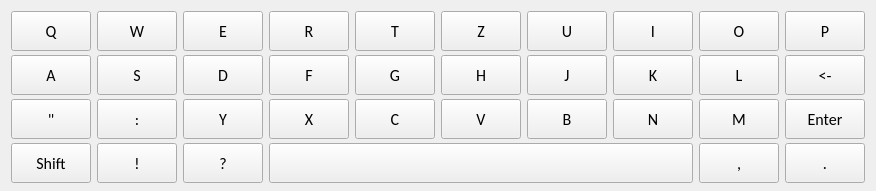
   <widget class="QWidget" name="gridLayoutWidget_2">
    <property name="geometry">
     <rect>
      <x>280</x>
      <y>360</y>
      <width>511</width>
      <height>191</height>
     </rect>
    </property>
    <property name="minimumSize">
     <size>
      <width>0</width>
      <height>40</height>
     </size>
    </property>
    <property name="cursor">
     <cursorShape>ArrowCursor</cursorShape>
    </property>
    <layout class="QGridLayout" name="gridLayout">
     <item row="2" column="7">
      <widget class="QPushButton" name="pushButton_n">
       <property name="minimumSize">
        <size>
         <width>0</width>
         <height>40</height>
        </size>
       </property>
       <property name="font">
        <font>
         <family>Calibri</family>
         <pointsize>12</pointsize>
         <weight>50</weight>
         <bold>false</bold>
        </font>
       </property>
       <property name="cursor">
        <cursorShape>PointingHandCursor</cursorShape>
       </property>
       <property name="text">
        <string>N</string>
       </property>
      </widget>
     </item>
     <item row="2" column="8">
      <widget class="QPushButton" name="pushButton_m">
       <property name="minimumSize">
        <size>
         <width>0</width>
         <height>40</height>
        </size>
       </property>
       <property name="font">
        <font>
         <family>Calibri</family>
         <pointsize>12</pointsize>
         <weight>50</weight>
         <bold>false</bold>
        </font>
       </property>
       <property name="cursor">
        <cursorShape>PointingHandCursor</cursorShape>
       </property>
       <property name="text">
        <string>M</string>
       </property>
      </widget>
     </item>
     <item row="1" column="3">
      <widget class="QPushButton" name="pushButton_f">
       <property name="minimumSize">
        <size>
         <width>0</width>
         <height>40</height>
        </size>
       </property>
       <property name="font">
        <font>
         <family>Calibri</family>
         <pointsize>12</pointsize>
         <weight>50</weight>
         <bold>false</bold>
        </font>
       </property>
       <property name="cursor">
        <cursorShape>PointingHandCursor</cursorShape>
       </property>
       <property name="text">
        <string>F</string>
       </property>
      </widget>
     </item>
     <item row="1" column="6">
      <widget class="QPushButton" name="pushButton_j">
       <property name="minimumSize">
        <size>
         <width>0</width>
         <height>40</height>
        </size>
       </property>
       <property name="font">
        <font>
         <family>Calibri</family>
         <pointsize>12</pointsize>
         <weight>50</weight>
         <bold>false</bold>
        </font>
       </property>
       <property name="cursor">
        <cursorShape>PointingHandCursor</cursorShape>
       </property>
       <property name="text">
        <string>J</string>
       </property>
      </widget>
     </item>
     <item row="0" column="3">
      <widget class="QPushButton" name="pushButton_r">
       <property name="minimumSize">
        <size>
         <width>0</width>
         <height>40</height>
        </size>
       </property>
       <property name="font">
        <font>
         <family>Calibri</family>
         <pointsize>12</pointsize>
         <weight>50</weight>
         <bold>false</bold>
        </font>
       </property>
       <property name="cursor">
        <cursorShape>PointingHandCursor</cursorShape>
       </property>
       <property name="text">
        <string>R</string>
       </property>
      </widget>
     </item>
     <item row="0" column="0">
      <widget class="QPushButton" name="pushButton_q">
       <property name="sizePolicy">
        <sizepolicy hsizetype="Fixed" vsizetype="Fixed">
         <horstretch>0</horstretch>
         <verstretch>0</verstretch>
        </sizepolicy>
       </property>
       <property name="minimumSize">
        <size>
         <width>0</width>
         <height>40</height>
        </size>
       </property>
       <property name="font">
        <font>
         <family>Calibri</family>
         <pointsize>12</pointsize>
         <weight>50</weight>
         <bold>false</bold>
        </font>
       </property>
       <property name="cursor">
        <cursorShape>PointingHandCursor</cursorShape>
       </property>
       <property name="text">
        <string>Q</string>
       </property>
      </widget>
     </item>
     <item row="0" column="4">
      <widget class="QPushButton" name="pushButton_t">
       <property name="minimumSize">
        <size>
         <width>0</width>
         <height>40</height>
        </size>
       </property>
       <property name="font">
        <font>
         <family>Calibri</family>
         <pointsize>12</pointsize>
         <weight>50</weight>
         <bold>false</bold>
        </font>
       </property>
       <property name="cursor">
        <cursorShape>PointingHandCursor</cursorShape>
       </property>
       <property name="text">
        <string>T</string>
       </property>
      </widget>
     </item>
     <item row="0" column="7">
      <widget class="QPushButton" name="pushButton_i">
       <property name="minimumSize">
        <size>
         <width>0</width>
         <height>40</height>
        </size>
       </property>
       <property name="font">
        <font>
         <family>Calibri</family>
         <pointsize>12</pointsize>
         <weight>50</weight>
         <bold>false</bold>
        </font>
       </property>
       <property name="cursor">
        <cursorShape>PointingHandCursor</cursorShape>
       </property>
       <property name="text">
        <string>I</string>
       </property>
      </widget>
     </item>
     <item row="0" column="2">
      <widget class="QPushButton" name="pushButton_e">
       <property name="minimumSize">
        <size>
         <width>0</width>
         <height>40</height>
        </size>
       </property>
       <property name="font">
        <font>
         <family>Calibri</family>
         <pointsize>12</pointsize>
         <weight>50</weight>
         <bold>false</bold>
        </font>
       </property>
       <property name="cursor">
        <cursorShape>PointingHandCursor</cursorShape>
       </property>
       <property name="text">
        <string>E</string>
       </property>
      </widget>
     </item>
     <item row="0" column="6">
      <widget class="QPushButton" name="pushButton_u">
       <property name="minimumSize">
        <size>
         <width>0</width>
         <height>40</height>
        </size>
       </property>
       <property name="font">
        <font>
         <family>Calibri</family>
         <pointsize>12</pointsize>
         <weight>50</weight>
         <bold>false</bold>
        </font>
       </property>
       <property name="cursor">
        <cursorShape>PointingHandCursor</cursorShape>
       </property>
       <property name="text">
        <string>U</string>
       </property>
      </widget>
     </item>
     <item row="0" column="8">
      <widget class="QPushButton" name="pushButton_o">
       <property name="minimumSize">
        <size>
         <width>0</width>
         <height>40</height>
        </size>
       </property>
       <property name="font">
        <font>
         <family>Calibri</family>
         <pointsize>12</pointsize>
         <weight>50</weight>
         <bold>false</bold>
        </font>
       </property>
       <property name="cursor">
        <cursorShape>PointingHandCursor</cursorShape>
       </property>
       <property name="text">
        <string>O</string>
       </property>
      </widget>
     </item>
     <item row="1" column="4">
      <widget class="QPushButton" name="pushButton_g">
       <property name="minimumSize">
        <size>
         <width>0</width>
         <height>40</height>
        </size>
       </property>
       <property name="font">
        <font>
         <family>Calibri</family>
         <pointsize>12</pointsize>
         <weight>50</weight>
         <bold>false</bold>
        </font>
       </property>
       <property name="cursor">
        <cursorShape>PointingHandCursor</cursorShape>
       </property>
       <property name="text">
        <string>G</string>
       </property>
      </widget>
     </item>
     <item row="1" column="2">
      <widget class="QPushButton" name="pushButton_d">
       <property name="minimumSize">
        <size>
         <width>0</width>
         <height>40</height>
        </size>
       </property>
       <property name="font">
        <font>
         <family>Calibri</family>
         <pointsize>12</pointsize>
         <weight>50</weight>
         <bold>false</bold>
        </font>
       </property>
       <property name="cursor">
        <cursorShape>PointingHandCursor</cursorShape>
       </property>
       <property name="text">
        <string>D</string>
       </property>
      </widget>
     </item>
     <item row="1" column="5">
      <widget class="QPushButton" name="pushButton_h">
       <property name="minimumSize">
        <size>
         <width>0</width>
         <height>40</height>
        </size>
       </property>
       <property name="font">
        <font>
         <family>Calibri</family>
         <pointsize>12</pointsize>
         <weight>50</weight>
         <bold>false</bold>
        </font>
       </property>
       <property name="cursor">
        <cursorShape>PointingHandCursor</cursorShape>
       </property>
       <property name="text">
        <string>H</string>
       </property>
      </widget>
     </item>
     <item row="1" column="8">
      <widget class="QPushButton" name="pushButton_l">
       <property name="minimumSize">
        <size>
         <width>0</width>
         <height>40</height>
        </size>
       </property>
       <property name="font">
        <font>
         <family>Calibri</family>
         <pointsize>12</pointsize>
         <weight>50</weight>
         <bold>false</bold>
        </font>
       </property>
       <property name="cursor">
        <cursorShape>PointingHandCursor</cursorShape>
       </property>
       <property name="text">
        <string>L</string>
       </property>
      </widget>
     </item>
     <item row="2" column="2">
      <widget class="QPushButton" name="pushButton_y">
       <property name="minimumSize">
        <size>
         <width>0</width>
         <height>40</height>
        </size>
       </property>
       <property name="font">
        <font>
         <family>Calibri</family>
         <pointsize>12</pointsize>
         <weight>50</weight>
         <bold>false</bold>
        </font>
       </property>
       <property name="cursor">
        <cursorShape>PointingHandCursor</cursorShape>
       </property>
       <property name="text">
        <string>Y</string>
       </property>
      </widget>
     </item>
     <item row="2" column="6">
      <widget class="QPushButton" name="pushButton_b">
       <property name="minimumSize">
        <size>
         <width>0</width>
         <height>40</height>
        </size>
       </property>
       <property name="font">
        <font>
         <family>Calibri</family>
         <pointsize>12</pointsize>
         <weight>50</weight>
         <bold>false</bold>
        </font>
       </property>
       <property name="cursor">
        <cursorShape>PointingHandCursor</cursorShape>
       </property>
       <property name="text">
        <string>B</string>
       </property>
      </widget>
     </item>
     <item row="2" column="3">
      <widget class="QPushButton" name="pushButton_x">
       <property name="minimumSize">
        <size>
         <width>0</width>
         <height>40</height>
        </size>
       </property>
       <property name="font">
        <font>
         <family>Calibri</family>
         <pointsize>12</pointsize>
         <weight>50</weight>
         <bold>false</bold>
        </font>
       </property>
       <property name="cursor">
        <cursorShape>PointingHandCursor</cursorShape>
       </property>
       <property name="text">
        <string>X</string>
       </property>
      </widget>
     </item>
     <item row="2" column="4">
      <widget class="QPushButton" name="pushButton_c">
       <property name="minimumSize">
        <size>
         <width>0</width>
         <height>40</height>
        </size>
       </property>
       <property name="font">
        <font>
         <family>Calibri</family>
         <pointsize>12</pointsize>
         <weight>50</weight>
         <bold>false</bold>
        </font>
       </property>
       <property name="cursor">
        <cursorShape>PointingHandCursor</cursorShape>
       </property>
       <property name="text">
        <string>C</string>
       </property>
      </widget>
     </item>
     <item row="1" column="1">
      <widget class="QPushButton" name="pushButton_s">
       <property name="minimumSize">
        <size>
         <width>0</width>
         <height>40</height>
        </size>
       </property>
       <property name="font">
        <font>
         <family>Calibri</family>
         <pointsize>12</pointsize>
         <weight>50</weight>
         <bold>false</bold>
        </font>
       </property>
       <property name="cursor">
        <cursorShape>PointingHandCursor</cursorShape>
       </property>
       <property name="text">
        <string>S</string>
       </property>
      </widget>
     </item>
     <item row="1" column="7">
      <widget class="QPushButton" name="pushButton_k">
       <property name="minimumSize">
        <size>
         <width>0</width>
         <height>40</height>
        </size>
       </property>
       <property name="font">
        <font>
         <family>Calibri</family>
         <pointsize>12</pointsize>
         <weight>50</weight>
         <bold>false</bold>
        </font>
       </property>
       <property name="cursor">
        <cursorShape>PointingHandCursor</cursorShape>
       </property>
       <property name="text">
        <string>K</string>
       </property>
      </widget>
     </item>
     <item row="0" column="5">
      <widget class="QPushButton" name="pushButton_z">
       <property name="minimumSize">
        <size>
         <width>0</width>
         <height>40</height>
        </size>
       </property>
       <property name="font">
        <font>
         <family>Calibri</family>
         <pointsize>12</pointsize>
         <weight>50</weight>
         <bold>false</bold>
        </font>
       </property>
       <property name="cursor">
        <cursorShape>PointingHandCursor</cursorShape>
       </property>
       <property name="text">
        <string>Z</string>
       </property>
      </widget>
     </item>
     <item row="0" column="1">
      <widget class="QPushButton" name="pushButton_w">
       <property name="minimumSize">
        <size>
         <width>0</width>
         <height>40</height>
        </size>
       </property>
       <property name="font">
        <font>
         <family>Calibri</family>
         <pointsize>12</pointsize>
         <weight>50</weight>
         <bold>false</bold>
        </font>
       </property>
       <property name="cursor">
        <cursorShape>PointingHandCursor</cursorShape>
       </property>
       <property name="text">
        <string>W</string>
       </property>
      </widget>
     </item>
     <item row="1" column="0">
      <widget class="QPushButton" name="pushButton_a">
       <property name="minimumSize">
        <size>
         <width>0</width>
         <height>40</height>
        </size>
       </property>
       <property name="font">
        <font>
         <family>Calibri</family>
         <pointsize>12</pointsize>
         <weight>50</weight>
         <bold>false</bold>
        </font>
       </property>
       <property name="cursor">
        <cursorShape>PointingHandCursor</cursorShape>
       </property>
       <property name="text">
        <string>A</string>
       </property>
      </widget>
     </item>
     <item row="0" column="9">
      <widget class="QPushButton" name="pushButton_p">
       <property name="minimumSize">
        <size>
         <width>0</width>
         <height>40</height>
        </size>
       </property>
       <property name="font">
        <font>
         <family>Calibri</family>
         <pointsize>12</pointsize>
         <weight>50</weight>
         <bold>false</bold>
        </font>
       </property>
       <property name="cursor">
        <cursorShape>PointingHandCursor</cursorShape>
       </property>
       <property name="text">
        <string>P</string>
       </property>
      </widget>
     </item>
     <item row="2" column="5">
      <widget class="QPushButton" name="pushButton_v">
       <property name="minimumSize">
        <size>
         <width>0</width>
         <height>40</height>
        </size>
       </property>
       <property name="font">
        <font>
         <family>Calibri</family>
         <pointsize>12</pointsize>
         <weight>50</weight>
         <bold>false</bold>
        </font>
       </property>
       <property name="cursor">
        <cursorShape>PointingHandCursor</cursorShape>
       </property>
       <property name="text">
        <string>V</string>
       </property>
      </widget>
     </item>
     <item row="3" column="3" colspan="5">
      <widget class="QPushButton" name="pushButton_space">
       <property name="minimumSize">
        <size>
         <width>0</width>
         <height>40</height>
        </size>
       </property>
       <property name="font">
        <font>
         <family>Calibri</family>
         <pointsize>12</pointsize>
         <weight>50</weight>
         <bold>false</bold>
        </font>
       </property>
       <property name="cursor">
        <cursorShape>PointingHandCursor</cursorShape>
       </property>
       <property name="text">
        <string/>
       </property>
      </widget>
     </item>
     <item row="1" column="9">
      <widget class="QPushButton" name="pushButton_backspace">
       <property name="minimumSize">
        <size>
         <width>0</width>
         <height>40</height>
        </size>
       </property>
       <property name="font">
        <font>
         <family>Calibri</family>
         <pointsize>12</pointsize>
         <weight>50</weight>
         <bold>false</bold>
        </font>
       </property>
       <property name="cursor">
        <cursorShape>PointingHandCursor</cursorShape>
       </property>
       <property name="text">
        <string>&lt;-</string>
       </property>
      </widget>
     </item>
     <item row="2" column="9">
      <widget class="QPushButton" name="pushButton_enter">
       <property name="minimumSize">
        <size>
         <width>0</width>
         <height>40</height>
        </size>
       </property>
       <property name="font">
        <font>
         <family>Calibri</family>
         <pointsize>12</pointsize>
         <weight>50</weight>
         <bold>false</bold>
        </font>
       </property>
       <property name="cursor">
        <cursorShape>PointingHandCursor</cursorShape>
       </property>
       <property name="text">
        <string>Enter</string>
       </property>
      </widget>
     </item>
     <item row="3" column="8">
      <widget class="QPushButton" name="pushButton_comma">
       <property name="minimumSize">
        <size>
         <width>0</width>
         <height>40</height>
        </size>
       </property>
       <property name="font">
        <font>
         <family>Calibri</family>
         <pointsize>12</pointsize>
         <weight>50</weight>
         <bold>false</bold>
        </font>
       </property>
       <property name="cursor">
        <cursorShape>PointingHandCursor</cursorShape>
       </property>
       <property name="text">
        <string>,</string>
       </property>
      </widget>
     </item>
     <item row="3" column="9">
      <widget class="QPushButton" name="pushButton_dot">
       <property name="minimumSize">
        <size>
         <width>0</width>
         <height>40</height>
        </size>
       </property>
       <property name="font">
        <font>
         <family>Calibri</family>
         <pointsize>12</pointsize>
         <weight>50</weight>
         <bold>false</bold>
        </font>
       </property>
       <property name="cursor">
        <cursorShape>PointingHandCursor</cursorShape>
       </property>
       <property name="text">
        <string>.</string>
       </property>
      </widget>
     </item>
     <item row="2" column="1">
      <widget class="QPushButton" name="pushButton_colon">
       <property name="minimumSize">
        <size>
         <width>0</width>
         <height>40</height>
        </size>
       </property>
       <property name="font">
        <font>
         <family>Calibri</family>
         <pointsize>12</pointsize>
         <weight>50</weight>
         <bold>false</bold>
        </font>
       </property>
       <property name="cursor">
        <cursorShape>PointingHandCursor</cursorShape>
       </property>
       <property name="text">
        <string>:</string>
       </property>
      </widget>
     </item>
     <item row="2" column="0">
      <widget class="QPushButton" name="pushButton_quotes">
       <property name="minimumSize">
        <size>
         <width>0</width>
         <height>40</height>
        </size>
       </property>
       <property name="font">
        <font>
         <family>Calibri</family>
         <pointsize>12</pointsize>
         <weight>50</weight>
         <bold>false</bold>
        </font>
       </property>
       <property name="cursor">
        <cursorShape>PointingHandCursor</cursorShape>
       </property>
       <property name="text">
        <string>&quot;</string>
       </property>
      </widget>
     </item>
     <item row="3" column="1">
      <widget class="QPushButton" name="pushButton_exclamation">
       <property name="minimumSize">
        <size>
         <width>0</width>
         <height>40</height>
        </size>
       </property>
       <property name="font">
        <font>
         <family>Calibri</family>
         <pointsize>12</pointsize>
         <weight>50</weight>
         <bold>false</bold>
        </font>
       </property>
       <property name="cursor">
        <cursorShape>PointingHandCursor</cursorShape>
       </property>
       <property name="text">
        <string>!</string>
       </property>
      </widget>
     </item>
     <item row="3" column="2">
      <widget class="QPushButton" name="pushButton_question">
       <property name="minimumSize">
        <size>
         <width>0</width>
         <height>40</height>
        </size>
       </property>
       <property name="font">
        <font>
         <family>Calibri</family>
         <pointsize>12</pointsize>
         <weight>50</weight>
         <bold>false</bold>
        </font>
       </property>
       <property name="cursor">
        <cursorShape>PointingHandCursor</cursorShape>
       </property>
       <property name="text">
        <string>?</string>
       </property>
      </widget>
     </item>
     <item row="3" column="0">
      <widget class="QPushButton" name="pushButton_shift">
       <property name="minimumSize">
        <size>
         <width>0</width>
         <height>40</height>
        </size>
       </property>
       <property name="font">
        <font>
         <family>Calibri</family>
         <pointsize>12</pointsize>
         <weight>50</weight>
         <bold>false</bold>
        </font>
       </property>
       <property name="cursor">
        <cursorShape>PointingHandCursor</cursorShape>
       </property>
       <property name="text">
        <string>Shift</string>
       </property>
      </widget>
     </item>
    </layout>
   </widget>
